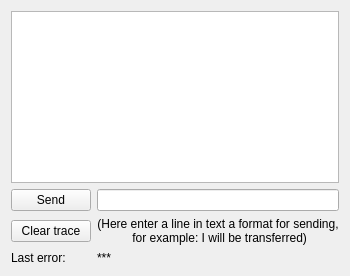
<?xml version="1.0" encoding="UTF-8"?>
<ui version="4.0">
 <class>TraceWidget</class>
 <widget class="QWidget" name="TraceWidget">
  <property name="geometry">
   <rect>
    <x>0</x>
    <y>0</y>
    <width>322</width>
    <height>276</height>
   </rect>
  </property>
  <property name="windowTitle">
   <string>Form</string>
  </property>
  <layout class="QGridLayout" name="gridLayout">
   <item row="0" column="0" colspan="2">
    <widget class="QTextEdit" name="textEdit">
     <property name="readOnly">
      <bool>true</bool>
     </property>
    </widget>
   </item>
   <item row="1" column="0">
    <widget class="QPushButton" name="sendButton">
     <property name="text">
      <string>Send</string>
     </property>
    </widget>
   </item>
   <item row="1" column="1">
    <widget class="QLineEdit" name="lineEdit"/>
   </item>
   <item row="2" column="0">
    <widget class="QPushButton" name="clearButton">
     <property name="text">
      <string>Clear trace</string>
     </property>
    </widget>
   </item>
   <item row="2" column="1">
    <widget class="QLabel" name="label_1">
     <property name="text">
      <string>(Here enter a line in text a format for sending, 
 for example: I will be transferred)</string>
     </property>
     <property name="alignment">
      <set>Qt::AlignCenter</set>
     </property>
    </widget>
   </item>
   <item row="3" column="0">
    <widget class="QLabel" name="label_2">
     <property name="text">
      <string>Last error:</string>
     </property>
    </widget>
   </item>
   <item row="3" column="1">
    <widget class="QLabel" name="lbError">
     <property name="text">
      <string>***</string>
     </property>
    </widget>
   </item>
  </layout>
 </widget>
 <resources/>
 <connections/>
</ui>
